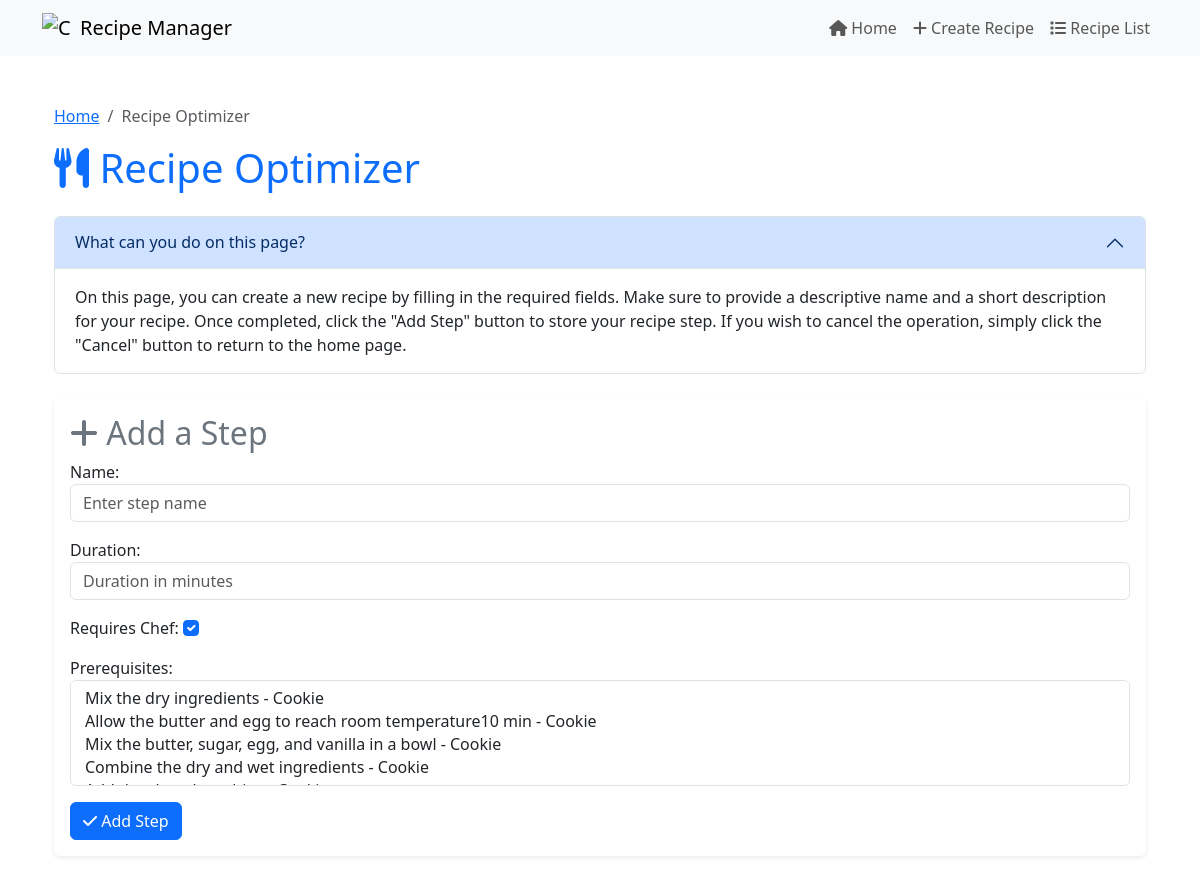
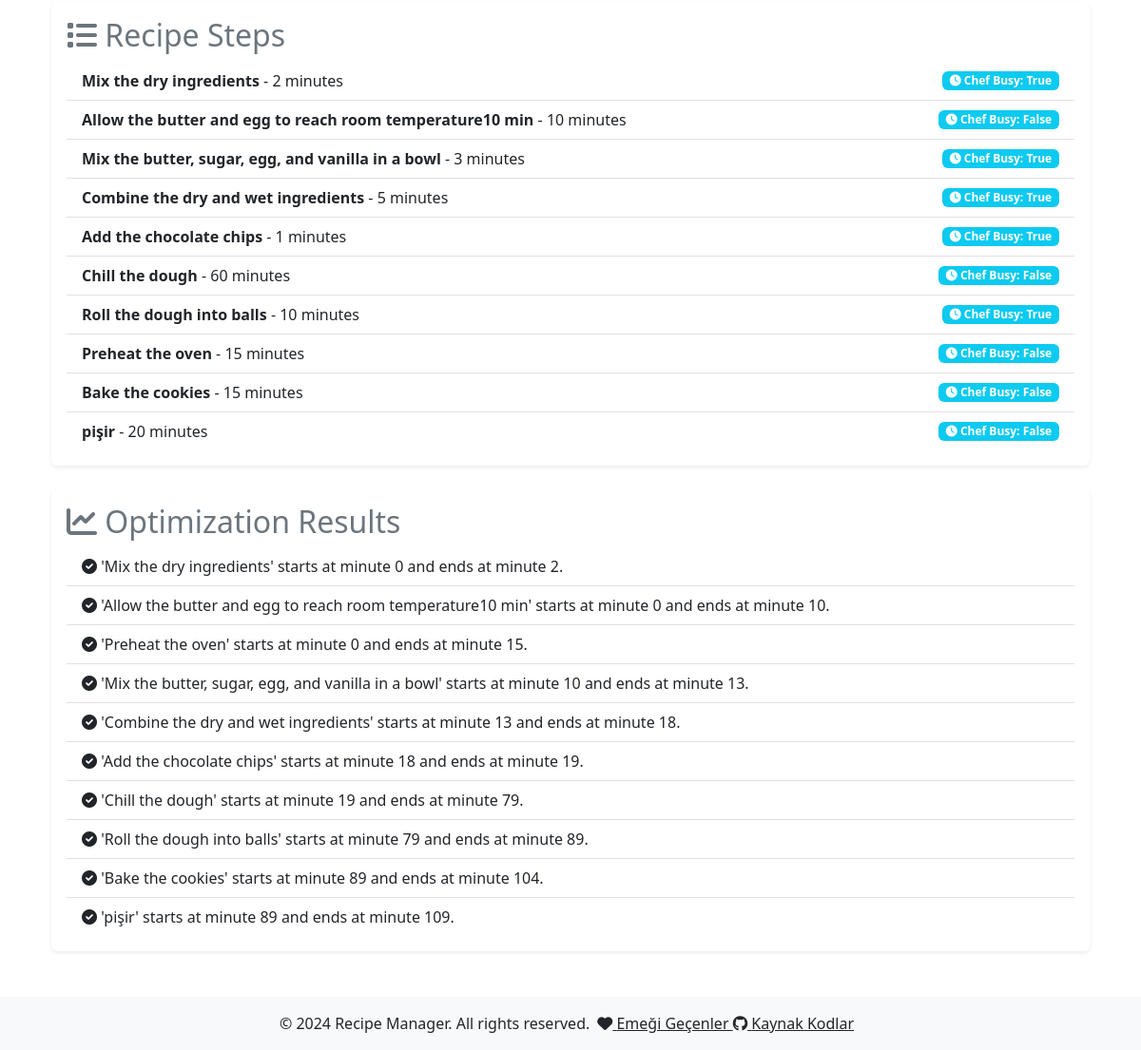
The page /optimize/1/ on the database its author committed (2 pictures, top to bottom).
### recipe_optimizer/models.py (models this page shows, shortened)
class RecipeStep(models.Model):
    recipe = models.ForeignKey(Recipe, related_name='steps', on_delete=models.CASCADE)
    name = models.CharField(max_length=200)
    duration = models.PositiveIntegerField()  # Adım süresi (dakika)
    occupies_chef = models.BooleanField(default=True)  # Şefi meşgul ediyor mu?
    prerequisites = models.ManyToManyField('self', symmetrical=False, blank=True)  # Önceki adımlar
    def __str__(self):
        return f"{self.name} - {self.recipe.name}"

class Recipe(models.Model):
    name = models.CharField(max_length=200)
    description = models.TextField()
    created_at = models.DateTimeField(auto_now_add=True)

### recipe_optimizer/views.py (the view)
# urls.py: path('optimize/<int:recipe_id>/', views.optimize_recipe, name='optimize'),
def optimize_recipe(request, recipe_id):
    recipe = get_object_or_404(Recipe, pk=recipe_id)  # Get the recipe using recipe_id
    if request.method == 'POST':
        form = RecipeStepForm(request.POST)
        if form.is_valid():
            step = form.save(commit=False)
            step.recipe = recipe  # Assign the recipe
            step.save()  # Save the step with the assigned recipe
            return redirect('optimize', recipe_id=recipe_id)
    else:
        form = RecipeStepForm()
    steps = RecipeStep.objects.filter(recipe=recipe)  # Get steps for the recipe
    results = []
    if steps:
        results = calculate_time(steps)
    return render(request, 'optimize.html', {'form': form, 'steps': steps, 'results': results, 'recipe': recipe})

### recipe_optimizer/forms.py
class RecipeStepForm(forms.ModelForm):
    class Meta:
        model = RecipeStep
        fields = ['name', 'duration', 'occupies_chef', 'prerequisites']
        widgets = {
            'name': forms.TextInput(attrs={
                'class': 'form-control',
                'placeholder': 'Enter step name',
                'required': 'required'
            }),
            'duration': forms.NumberInput(attrs={
                'class': 'form-control',
                'placeholder': 'Duration in minutes',
                'min': '1',
                'required': 'required'
            }),
            'occupies_chef': forms.CheckboxInput(attrs={
                'class': 'form-check-input'
            }),
            'prerequisites': forms.SelectMultiple(attrs={
                'class': 'form-select',
                'multiple': 'multiple'
            }),
        }
    def __init__(self, *args, **kwargs):
        super().__init__(*args, **kwargs)
        self.fields['occupies_chef'].label = "Requires Chef"  # Checkbox label
        self.fields['prerequisites'].label = "Prerequisites"  # Dropdown label

### templates/optimize.html (shortened to what this page needs)
{% extends 'base.html' %}
{% block content %}
<div class="container mt-5">
    <nav aria-label="breadcrumb">
        <ol class="breadcrumb">
            <li class="breadcrumb-item"><a href="{% url 'index' %}">Home</a></li>
            <li class="breadcrumb-item active" aria-current="page">Recipe Optimizer</li>
        </ol>
    </nav>
    <h1 class="mb-4 text-primary"><i class="fas fa-utensils"></i> Recipe Optimizer</h1>
    <div class="accordion mb-4" id="helpAccordion">
        <div class="accordion-item">
            <h2 class="accordion-header" id="headingOne">
                <button class="accordion-button" type="button" data-bs-toggle="collapse" data-bs-target="#collapseOne" aria-expanded="true" aria-controls="collapseOne">
                    What can you do on this page?
                </button>
            </h2>
            <div id="collapseOne" class="accordion-collapse collapse show" aria-labelledby="headingOne" data-bs-parent="#helpAccordion">
                <div class="accordion-body">
                    On this page, you can create a new recipe by filling in the required fields. Make sure to provide a descriptive name and a short description for your recipe. Once completed, click the "Add Step" button to store your recipe step. If you wish to cancel the operation, simply click the "Cancel" button to return to the home page.
                </div>
            </div>
        </div>
    </div>
    <div class="card mb-4 shadow-sm border-0">
        <div class="card-body">
            <h2 class="card-title text-secondary"><i class="fas fa-plus"></i> Add a Step</h2>
            <form method="POST">
                <div class="mb-3">
                    {{ form.as_p }}
                </div>
                <button type="submit" class="btn btn-primary"><i class="fas fa-check"></i> Add Step</button>
            </form>
        </div>
    </div>
    <div class="card mb-4 shadow-sm border-0">
        <div class="card-body">
            <h2 class="card-title text-secondary"><i class="fas fa-list"></i> Recipe Steps</h2>
            <ul class="list-group list-group-flush">
                {% for step in steps %}
                <li class="list-group-item d-flex justify-content-between align-items-center">
                    <div>
                        <strong>{{ step.name }}</strong> - {{ step.duration }} minutes
                    </div>
                    <span class="badge bg-info text-white"><i class="fas fa-clock"></i> Chef Busy: {{ step.occupies_chef }}</span>
                </li>
                {% endfor %}
            </ul>
        </div>
    </div>
    <div class="card shadow-sm border-0">
        <div class="card-body">
            <h2 class="card-title text-secondary"><i class="fas fa-chart-line"></i> Optimization Results</h2>
            <ul class="list-group list-group-flush">
                {% for result in results %}
                <li class="list-group-item"><i class="fas fa-check-circle"></i> {{ result }}</li>
                {% endfor %}
            </ul>
        </div>
    </div>
</div>
{% endblock %}

### rows shown on the page
RecipeStep: name "Mix the dry ingredients", duration "2", occupies_chef "True"
RecipeStep: occupies_chef "☑", name "Preheat the oven", duration "15", occupies_chef "False"
RecipeStep: name "Allow the butter and egg to reach room temperature10 min", duration "10", occupies_chef "False"
RecipeStep: name "Mix the butter, sugar, egg, and vanilla in a bowl", duration "3", occupies_chef "True"
RecipeStep: name "Combine the dry and wet ingredients", duration "5", occupies_chef "True"
RecipeStep: name "Add the chocolate chips", duration "1", occupies_chef "True"
RecipeStep: name "Chill the dough", duration "60", occupies_chef "False"
RecipeStep: name "Roll the dough into balls", duration "10", occupies_chef "True"
RecipeStep: name "Bake the cookies", duration "15", occupies_chef "False"
RecipeStep: name "pişir", duration "20", occupies_chef "False"

### other values the page prints
{{ result }} "'Mix the dry ingredients' starts at minute 0 and ends at minute 2." "'Allow the butter and egg to reach room temperature10 min' starts at minute 0 and ends at minute 10." "'Preheat the oven' starts at minute 0 and ends at minute 15." "'Mix the butter, sugar, egg, and vanilla in a bowl' starts at minute 10 and ends at minute 13." "'Combine the dry and wet ingredients' starts at minute 13 and ends at minute 18." "'Add the chocolate chips' starts at minute 18 and ends at minute 19." "'Chill the dough' starts at minute 19 and ends at minute 79." "'Roll the dough into balls' starts at minute 79 and ends at minute 89." "'Bake the cookies' starts at minute 89 and ends at minute 104." "'pişir' starts at minute 89 and ends at minute 109."
